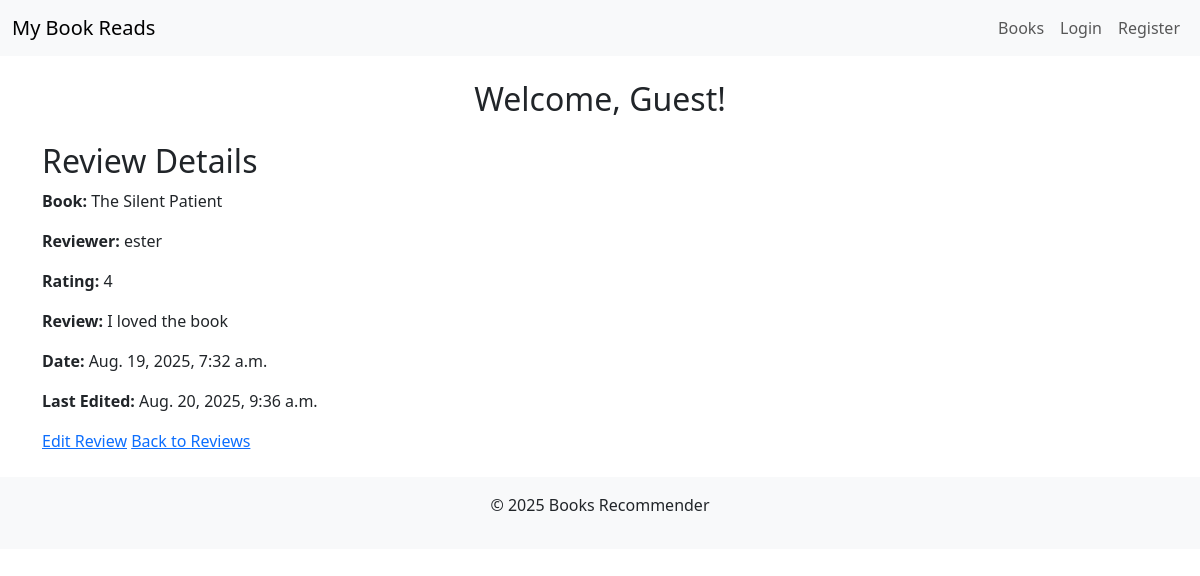
Page /reviews/2/ on the committed database.
### books/models.py (models this page shows, shortened)
class Review(models.Model):
    RATING_CHOICES = [
        (1, '★'),
        (2, '★★'),
        (3, '★★★'),
        (4, '★★★★'),
        (5, '★★★★★'),
    ]
    book= models.ForeignKey(Book, on_delete=models.CASCADE, related_name='reviews')
    user = models.ForeignKey(User, on_delete=models.CASCADE, related_name='reviews')
    rating = models.PositiveIntegerField(
        choices=RATING_CHOICES,
        validators=[MinValueValidator(1), MaxValueValidator(5)]
    )
    review = models.TextField(blank=True, null=True)
    created_at= models.DateTimeField(auto_now_add=True)
    updated_at = models.DateTimeField(auto_now=True)
    def is_edited(self):
        return self.updated_at and self.updated_at > self.created_at
    class Meta:
        unique_together = ['book', 'user']
        ordering = ['-created_at']

class Book(models.Model):
    STATUS_CHOICES = (
        ('reading', 'Currently Reading'),
        ('completed', 'Completed'),
        ('want_to_read', 'Want to Read'),
    )
    user = models.ForeignKey(User, on_delete=models.CASCADE, related_name='books')
    title = models.CharField(max_length=255)
    author = models.CharField(max_length=255)
    isbn = models.CharField(max_length=13, db_index=True, blank=True)
    total_pages = models.PositiveIntegerField(null=True, blank=True)
    current_page = models.PositiveIntegerField(default=0)
    status = models.CharField(
        max_length=20,
        choices=STATUS_CHOICES,
        default='want_to_read'
    )
    date_added = models.DateTimeField(auto_now_add=True)
    last_updated = models.DateTimeField(auto_now=True)
    class Meta:
        ordering = ['-date_added']
        unique_together = ['user', 'title', 'author']
        verbose_name = 'Book'

### books/views.py (the view)
# urls.py: path("reviews/<int:pk>/", views.review_detail, name="review_detail"),
def review_detail(request, pk):
    review = get_object_or_404(Review, pk=pk)
    return render(request, "books/review_detail.html", {"review": review})

### books/templates/books/review_detail.html
{% extends "books/base.html" %}
{% block content %}
    <h2>Review Details</h2>
    <p><strong>Book:</strong> {{ review.book.title }}</p>
    <p><strong>Reviewer:</strong> {{ review.user.username }}</p>
    <p><strong>Rating:</strong> {{ review.rating }}</p>
    <p><strong>Review:</strong> {{ review.review }}</p>
    <p><strong>Date:</strong> {{ review.created_at }}</p>
    {% if review.is_edited %}
        <p><strong>Last Edited:</strong> {{ review.updated_at }}</p>
    {% endif %}
    <a href="{% url 'review_edit' review.id %}">Edit Review</a>
    <a href="{% url 'review_list' %}">Back to Reviews</a>
{% endblock %}

### rows in the picture
Review: book "The Silent Patient", user.username "ester", rating "4", review "I loved the book", created_at "Aug. 19, 2025, 7:32 a.m.", updated_at "Aug. 20, 2025, 9:36 a.m."

### other values in the picture
{{ year|default:2025 }} "2025"
